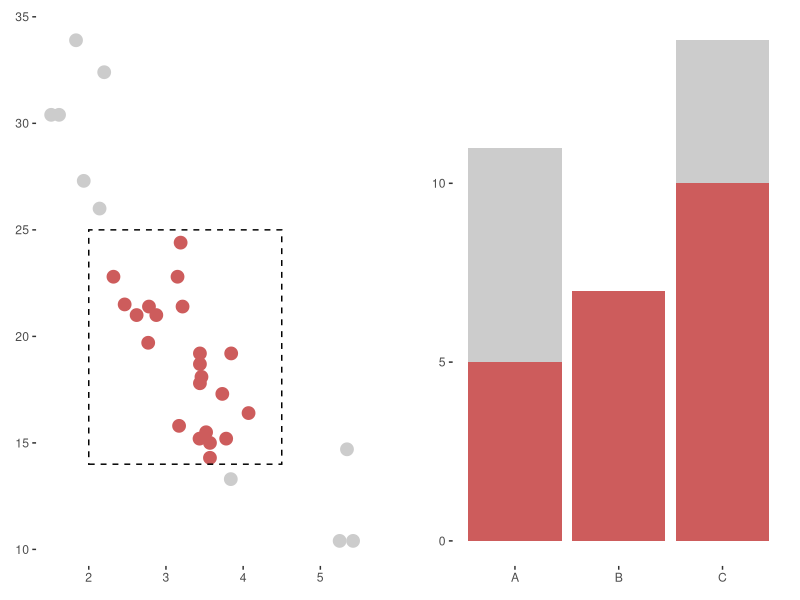
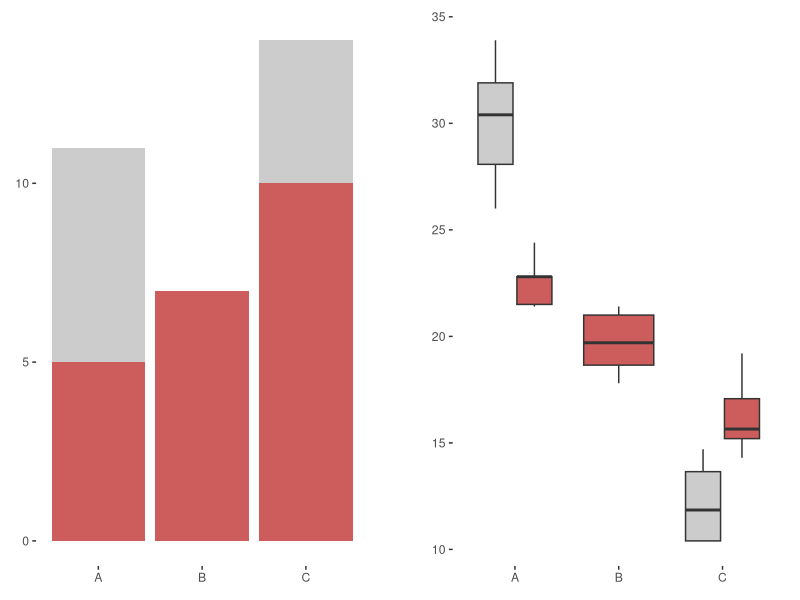
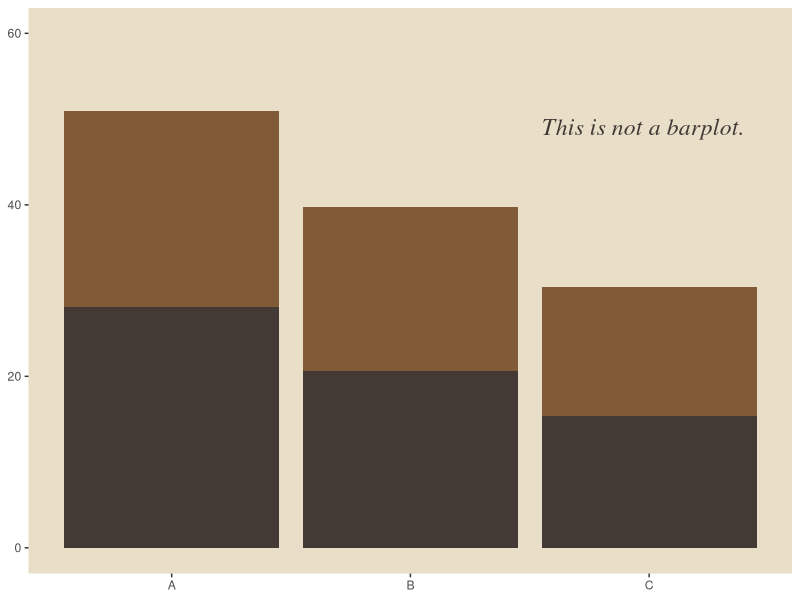
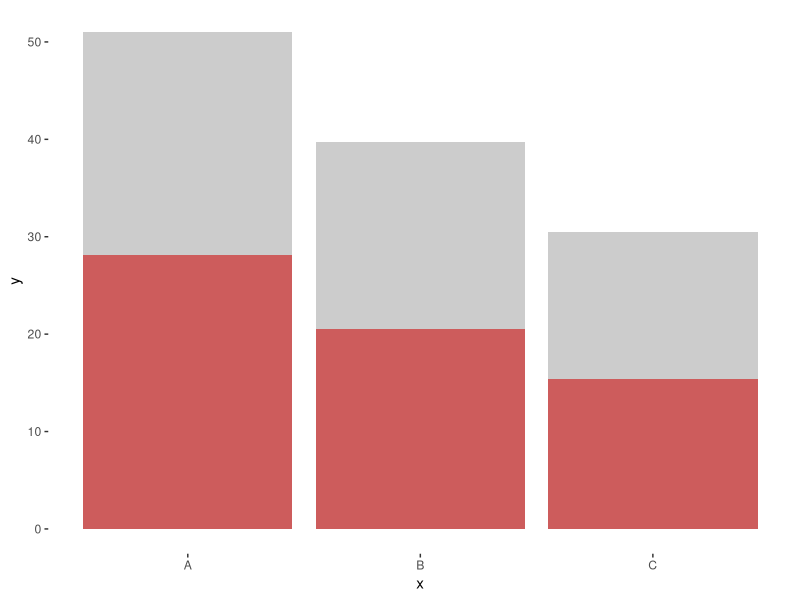
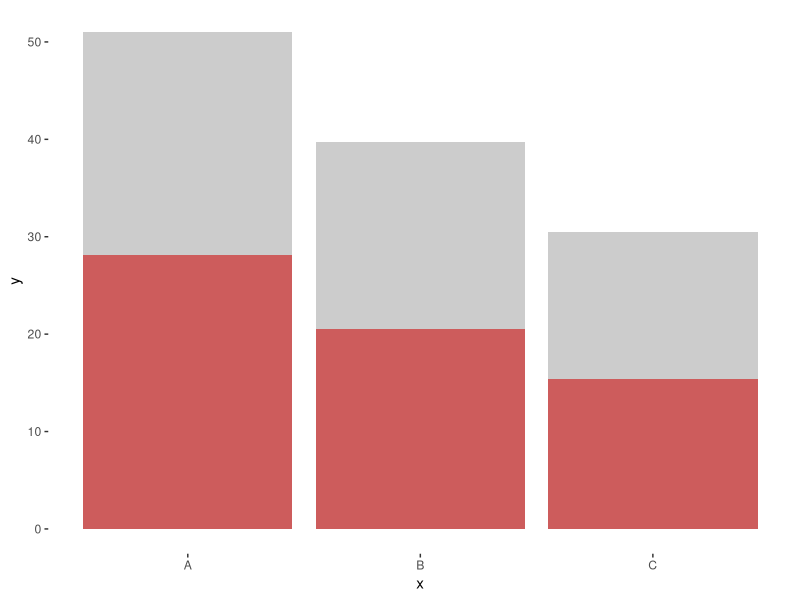
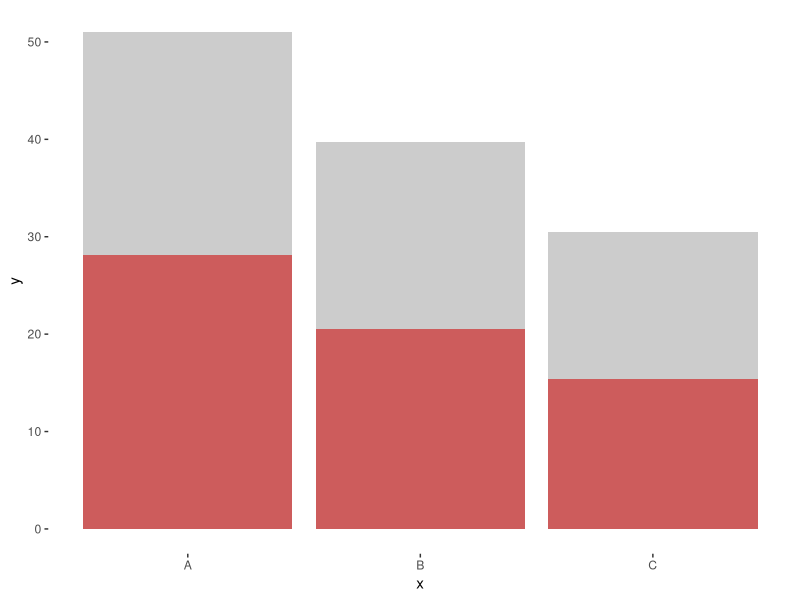
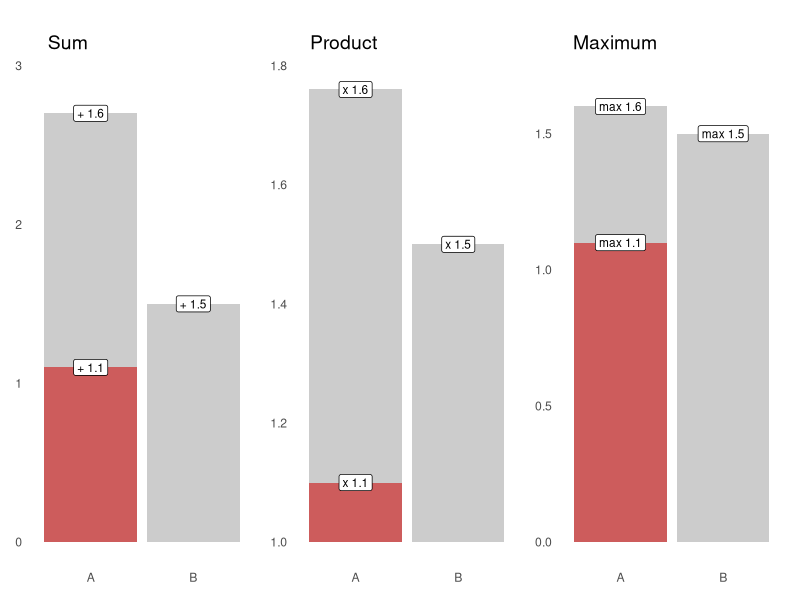
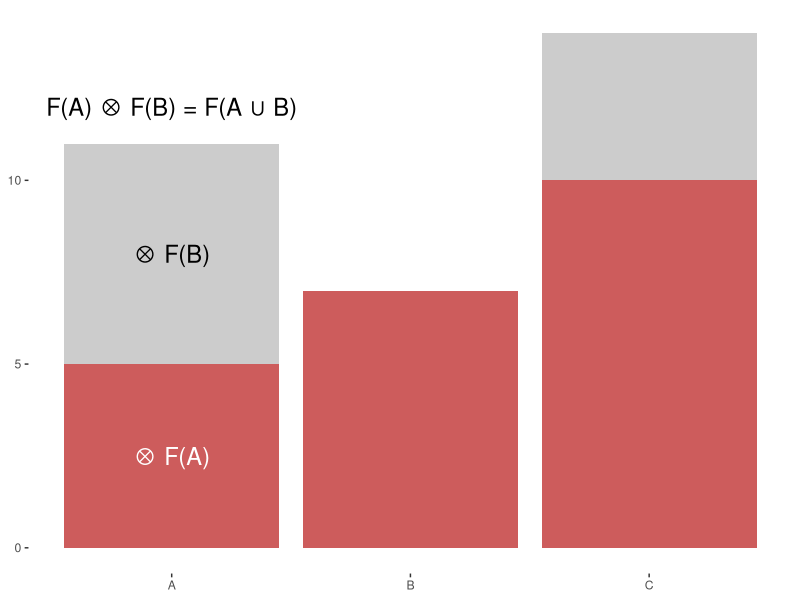

Write R code to recreate these figures, in order.
## ---- chunk 1

knitr::opts_chunk$set(
  dpi = 300
)

## ---- chunk 2
#| fig-align: center
#| 
library(ggplot2)
library(patchwork)

xmin <- 2
xmax <- 4.5
ymin <- 14
ymax <- 25

mtcars$x <- factor(mtcars$cyl, labels = c("A", "B", "C"))
mtcars$y <- mtcars$mpg
mtcars$zz <- factor(mtcars$wt > xmin & mtcars$wt < xmax & 
                     mtcars$mpg > ymin & mtcars$mpg < ymax)
mtcars$z <- factor(mtcars$am)

theme_set(theme_bw() +
            theme(panel.grid = element_blank(),
                  panel.border = element_blank())
          )

t <- ggplot() +
  scale_fill_manual(values = c("grey80", "indianred")) +
  scale_colour_manual(values = c("grey80", "indianred")) +
  guides(fill = "none", col = "none") +
  labs(x = NULL, y = NULL)

p1 <- t +
  geom_point(data = mtcars, aes(wt, mpg, col = zz), size = 4) +
  annotate("rect", xmin = xmin, xmax = xmax, ymin = ymin, ymax = ymax,
           fill = NA, col = "black", lty = "dashed")
p2 <- t + geom_bar(data = mtcars, aes(x, fill = zz))

p1 + plot_spacer() + p2 + plot_layout(widths = c(1, 0.1, 1))

## ---- chunk 3
#| fig-align: center

p3 <- t + geom_boxplot(data = mtcars, aes(x, y, fill = zz))
p2 + plot_spacer() + p3 + plot_layout(widths = c(1, 0.1, 1))
## ---- chunk 4
#| fig-width: 5
#| fig-height: 4
#| fig-align: center
ggplot(mtcars, aes(x, y, fill = z)) +
  geom_bar(stat = "summary", fun = "mean") +
  annotate("text", 3.4, 50, 
           label = "This is not a barplot.", col = "#433A36ff",
           size = 6, family = "serif", fontface = "italic",
           vjust = 1,  hjust = 1) +
  ylim(c(0, 60)) +
  scale_fill_manual(values = c("#815A38ff", "#433A36ff")) +
  guides(fill = "none") +
  labs(x = NULL, y = NULL) +
  theme(
    panel.background = element_rect(fill = "#E9DEC8ff")
  )

## ---- chunk 5
#| echo: true
#| fig-align: center

ggplot(mtcars, aes(x, y, fill = z)) +
  geom_bar(stat = "summary", fun = "mean") +
  scale_fill_manual(values = c("grey80", "indianred")) +
  guides(fill = "none")
## ---- chunk 6
#| echo: true
#| fig-align: center
#| code-line-numbers: "2"

ggplot(mtcars, aes(x, y, fill = z)) +
  geom_bar(stat = "summary", fun = "mean") +
  scale_fill_manual(values = c("grey80", "indianred")) +
  guides(fill = "none")
## ---- chunk 7
#| echo: true
#| fig-align: center
#| code-line-numbers: "2"

ggplot(mtcars, aes(x, y, fill = z)) +
  geom_bar(stat = "summary", fun = "mean", position = "stack") +
  scale_fill_manual(values = c("grey80", "indianred")) +
  guides(fill = "none")
## ---- chunk 8
#| fig-width: 6
#| fig-height: 4
#| fig-align: center

library(ggplot2)
library(patchwork)

stack <- function(values, fn, initial) {
  values[is.na(values)] <- initial
  for (i in seq_along(values)) values[i] <- fn(values[i - 1], values[i])
  values
}

group <- factor(rep(c("A", "B"), each = 2))
subgroup <- factor(rep(1:2, 2))
value <- c(NA, 1.5, 1.1, 1.6)

sum_value <- rev(unlist(tapply(value, group, function(x) stack(x, sum, 0))))
prod_value <- rev(unlist(tapply(value, group, function(x) stack(x, prod, 1))))
max_value <- rev(unlist(tapply(value, group, function(x) stack(x, max, 0))))

or_na <- function(x) ifelse(is.na(x), "NA", x)
show_value <- or_na(value[c(3, 4, 1, 2)])

d1 <- data.frame(group, subgroup, value = value[4:1], 
                 sum_value, prod_value, max_value)

format_label <- function(value, symbol) {
  ifelse(is.na(value), value, paste(symbol, value))
}

p0 <- ggplot(d1) +
  scale_fill_manual(values = c("grey80", "indianred")) +
  guides(fill = "none") +
  labs(x = NULL, y = NULL) +
  theme_bw() +
  theme(
    axis.ticks = element_blank(),
    panel.grid = element_blank(),
    plot.title = element_text(size = 14, hjust = 0.1, vjust = -3),
    panel.border = element_blank(),
)

p2 <- p0 +
  geom_bar(mapping = aes(group, sum_value, fill = subgroup), 
           stat = "identity", position = "identity") +
  geom_label(aes(group, sum_value, label = format_label(value, "+")),
             size = 3) +
  scale_y_continuous(limits = c(0, 3)) +
  labs(title = "Sum")

p3 <- p0 +
  geom_bar(mapping = aes(group, prod_value, fill = subgroup), 
           stat = "identity", position = "identity") +
  geom_rect(aes(xmin = 0.5, xmax = 2.5, ymin = 0, ymax = 1), 
            fill = "white") + # Use to mask the bar starting from 0
  geom_label(aes(group, prod_value, label = format_label(value, "x")),
             size = 3) +
  coord_cartesian(ylim = c(1, 1.8)) + 
  labs(title = "Product")

p4 <- p0 +
  geom_bar(mapping = aes(group, max_value, fill = subgroup), 
           stat = "identity", position = "identity") +
  geom_label(aes(group, max_value, label = format_label(value, "max")),
             size = 3) +
  scale_y_continuous(limits = c(0, 1.75)) +
  labs(title = "Maximum")

p2 + p3 + p4 + plot_layout(nrow = 1)


## ---- chunk 9
#| fig-align: center

t + 
  geom_bar(data = mtcars, aes(x, fill = zz)) +
  annotate("text", 1, 2.5, label = "⊗ F(A)", col = "white", size = 6) +
  annotate("text", 1, 8, label = "⊗ F(B)", size = 6) +
  annotate("text", 1, 12, label = "F(A) ⊗ F(B) = F(A ∪ B)", size = 6)
  
## ---- chunk 10
#| fig-align: center

stack <- function(values, fn, initial) {
  values[is.na(values)] <- initial
  for (i in seq_along(values)) values[i] <- fn(values[i - 1], values[i])
  values
}

format_label <- function(value, symbol) {
  ifelse(is.na(value), value, paste(symbol, value))
}

or_na <- function(x) ifelse(is.na(x), "NA", x)

group <- factor(rep(c("A", "B"), each = 3))
subgroup <- factor(rep(1:3, 2))
value <- c(0.8, 1.2, 1.6, NA, 1.1, 1.5)

d0 <- data.frame(group, subgroup, value)
plots <- list()
perms <- list(1:6, c(1, 3, 2, 4, 6, 5), c(3:1, 6:4))

for (i in 0:2) {
  
  perm <- perms[[i + 1]]
  d1 <- d0
  d1$value <- d0$value[perm]
  
  d1$sum_value <- unlist(tapply(d1$value, group, function(x) stack(x, sum, 0)))
  d1$prod_value <- unlist(tapply(d1$value, group, function(x) stack(x, prod, 1)))
  d1$max_value <- unlist(tapply(d1$value, group, function(x) stack(x, max, 0)))
  
  d1 <- d1[6:1, ]
  d2 <- na.omit(d1)
  show_value <- or_na(d1$value)[c(3:1, 6:4)]
  
  p0 <- ggplot(d1) +
    scale_fill_manual(values = c("indianred", "steelblue", "grey80")) +
    guides(fill = "none") +
    labs(x = NULL, y = NULL) +
    theme_bw() +
    theme(
      axis.ticks = element_blank(),
      panel.grid = element_blank(),
      plot.title = element_text(size = 14, hjust = 0.1, vjust = -2),
      panel.border = element_blank(),
      plot.margin = unit(c(0, 1, 0, 0), units = "cm")
  )

  plots[[3* i + 1]] <- p0 +
    geom_bar(mapping = aes(group, sum_value, fill = subgroup), 
             stat = "identity", position = "identity") +
    geom_label(aes(group, sum_value, label = format_label(value, "+")),
               data = d2, size = 3) +
    scale_y_continuous(limits = c(0, 4.25)) +
    labs(title = ifelse(i == 0, "Sum", ""))
  
  plots[[3 * i + 2]] <- plot_spacer()
  
  plots[[3 * i + 3]] <- p0 +
    geom_bar(mapping = aes(group, max_value, fill = subgroup), 
             stat = "identity", position = "identity") +
    geom_label(aes(group, max_value, label = format_label(value, "max")),
               data = d2, size = 3) +
    scale_y_continuous(limits = c(0, 1.75)) +
    labs(title = ifelse(i == 0, "Maximum", ""))
  
}

wrap_plots(plots, nrow = 3, byrow = FALSE,
           heights = c(1, 1/7, 1))

